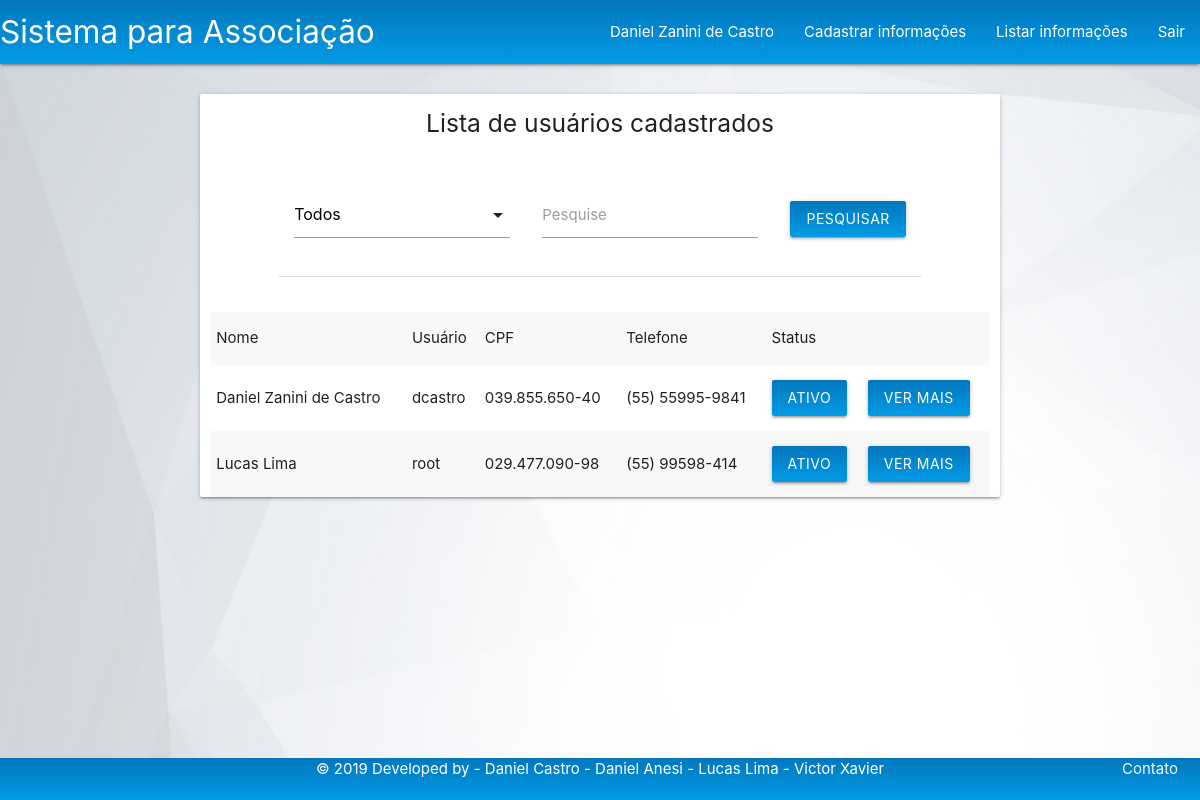
Page /Tela/Listagem/listarUsuario.php (signed in) on the committed database.
### tables this page shows
CREATE TABLE `usuario` (
  `id` int(11) NOT NULL,
  `nome` varchar(100) NOT NULL,
  `usuario` varchar(50) NOT NULL,
  `senha` varchar(150) NOT NULL,
  `cidade` varchar(100) NOT NULL,
  `bairro` varchar(100) NOT NULL,
  `rua` varchar(100) NOT NULL,
  `numero` varchar(10) NOT NULL,
  `cep` varchar(9) NOT NULL,
  `cpf` varchar(14) NOT NULL,
  `rg` varchar(20) NOT NULL,
  `data_nasc` varchar(11) NOT NULL,
  `telefone` varchar(15) NOT NULL,
  `email` varchar(100) NOT NULL,
  `data_associacao` varchar(15) NOT NULL,
  `fotoPerfil` varchar(150) DEFAULT '../Img/Src/user_icon.png',
  `pode_logar` varchar(30) DEFAULT 'false',
  `administrador` varchar(30) DEFAULT 'false'
);

### Controle/usuarioPDO.php (called while the page is built, shortened)
<?php
if (realpath("./index.php")) {
    include_once "./Controle/conexao.php";
    include_once './Modelo/usuario.php';
    include_once './Modelo/aluno.php';
    include_once './Modelo/diretoria.php';
    include_once './Controle/cursoPDO.php';
    include_once './Modelo/curso.php';
} else {
    if (realpath("../index.php")) {
        include_once "../Controle/conexao.php";
        include_once '../Modelo/usuario.php';
        include_once '../Modelo/aluno.php';
        include_once '../Modelo/diretoria.php';
        include_once '../Controle/cursoPDO.php';
        include_once '../Modelo/curso.php';
    } else {
        if (realpath("../../index.php")) {
            include_once '../../Modelo/usuario.php';
        }
    }
}
class usuarioPDO {
    public function litarUsuarios() {
        $conexao = new conexao();
        $pdo = $conexao->getConexao();
        $sql = $pdo->prepare("SELECT * FROM usuario;");
        $sql->execute();
        return $sql;
    }
}

### Modelo/usuario.php (called while the page is built, shortened)
<?php
class usuario {
    private $id;
    private $nome;
    private $usuario;
    private $cpf;
    private $data_nasc;
    private $telefone;
    private $pode_logar;
    public function __construct() {
        if (func_num_args() == 1) {
            $atributos = func_get_args()[0];
        }
        if (!is_null($this->data_nasc) && $this->data_nasc!= '') {
            $anoAtual = date('Y');
            $mesAtual = date('m');
            $nascimento = $this->data_nasc;
            list($dia, $mes, $ano) = explode('/', $nascimento);
            $idade = $anoAtual - $ano;
        }
    }
    function getId() {
        return $this->id;
    }
    function getNome() {
        return $this->nome;
    }
    function getUsuario() {
        return $this->usuario;
    }
    function getCpf() {
        return $this->cpf;
    }
    function getTelefone() {
        return $this->telefone;
    }
    function getPode_logar() {
        return $this->pode_logar;
    }
}

### Tela/Listagem/listarUsuario.php (the view, shortened to what this page needs)
<?php
include_once '../../Modelo/usuario.php';
?>
<!DOCTYPE html>
<html>
        <?php
        include_once '../../Base/header.php';
        ?>
    <body class="homeimg">
        <main>
            <div class="row ">
                <br>
                <div class="col s8 offset-s2 card">
                    <h5 class="center">Lista de usuários cadastrados</h5>
                    <div class="row center">
                        <form method="post" action="./listarUsuario.php" id="formulario" class="col s10 offset-s1 input-field">
                            <table>
                                <tr>
                                    <td>
                                        <div class="input-field col s12 center">
                                        </div>
                                    </td>
                                    <td>
                                        <div class="input-field col s12 center">
                                            <input id="pesquisa" class="input-field col s12" type="text" name="pesquisar">
                                            <label for="pesquisar">Pesquise</label>
                                        </div>
                                    </td>
                                    <td>
                                        <div class="col s12">
                                            <input type="submit" id="btn-pesquisar" class="btn corpadrao inline" value="Pesquisar">
                                        </div>
                                    </td>
                                </tr>
                            </table>
                        </form>
                    </div>
                    <div id="tabela" class="loader">
                        <table class="striped">
                            <tr>
                                <td>Nome</td>
                                <td>Usuário</td>
                                <td>CPF</td>
                                <td>Telefone</td>
                                <td>Status</td>
                                <td></td>
                            </tr>
                            <?php
                            include_once '../../Controle/usuarioPDO.php';
                            include_once '../../Modelo/usuario.php';
                            $usuarioListar = new usuarioPDO();
                            if (isset($_POST['pesquisar'])) {
                                $pesquisa = $_POST['pesquisar'];
                                $metodo = $_POST['select'];
                                $sql = $usuarioListar->$metodo($pesquisa);
                            } else {
                                $sql = $usuarioListar->litarUsuarios();
                            }
                                    ?>
                                <?php
                            if ($sql != false) {
                                while ($resultado = $sql->fetch()) {
                                    $us = new usuario($resultado);
                                    echo "<tr>";
                                    echo "<td>" . $us->getNome() . "</td>";
                                    echo "<td>" . $us->getUsuario() . "</td>";
                                    echo "<td>" . $us->getCpf() . "</td>";
                                    echo "<td>" . $us->getTelefone() . "</td>";
                                    if (($us->getPode_logar() == 'true')) {
                                        echo "<td>";
                                        ?><input type="button" class="btn corpadrao ativoInativo" caminho="../../Controle/usuarioControle.php?function=tornarUsuarioInativo&id=
                                               <?php echo $us->getId(); ?>" value="Ativo">
                                               <?php
                                               echo "</td>";
                                           } else {
                                               echo "<td>";
                                               ?>
                                        <input type="button" class="btn red darken-2 ativoInativo" caminho="../../Controle/usuarioControle.php?function=tornarUsuarioAtivo&id=
                                               <?php echo $us->getId(); ?>" value="Inativo"><?php
                                               echo "</td>";
                                           }
                                           echo "<td>";
                                           ?><a class="btn corpadrao" href="./verMais.php?id=<?php echo $us->getId(); ?>">Ver mais</a><?php
                                    echo "</td>";
                                    echo "</tr>";
                                }
                            } else {
                                echo "<tr><td><h6>Nenhum resultado econtrado</h6></td></tr>";
                            }
                            ?>
                        </table>
                    </div>
                </div>
                <div class="col s2"></div>
            </div>
        </main>
        <?php include_once '../../Base/footer.php'; ?>
    </body>
</html>

### css/custom.css (style rules this page uses)
.homeimg { background-image: url('../Img/PlanoFundo/bg2.jpg'); background-size: 100% 100%; background-attachment: fixed; }
.corpadrao { background: linear-gradient(to bottom, #0277bd , #039be5); }
body { display: flex; width: 100%; min-height: 100vh; flex-direction: column; }
main { flex: 1 0 auto; }

### rows in the picture
usuario: nome "Daniel Zanini de Castro", usuario "dcastro", cpf "039.855.650-40", telefone "(55) 55995-9841"
usuario: nome "Lucas Lima", usuario "root", cpf "029.477.090-98", telefone "(55) 99598-414"

### other values in the picture
$usuario->getNome() "Daniel Zanini de Castro"
